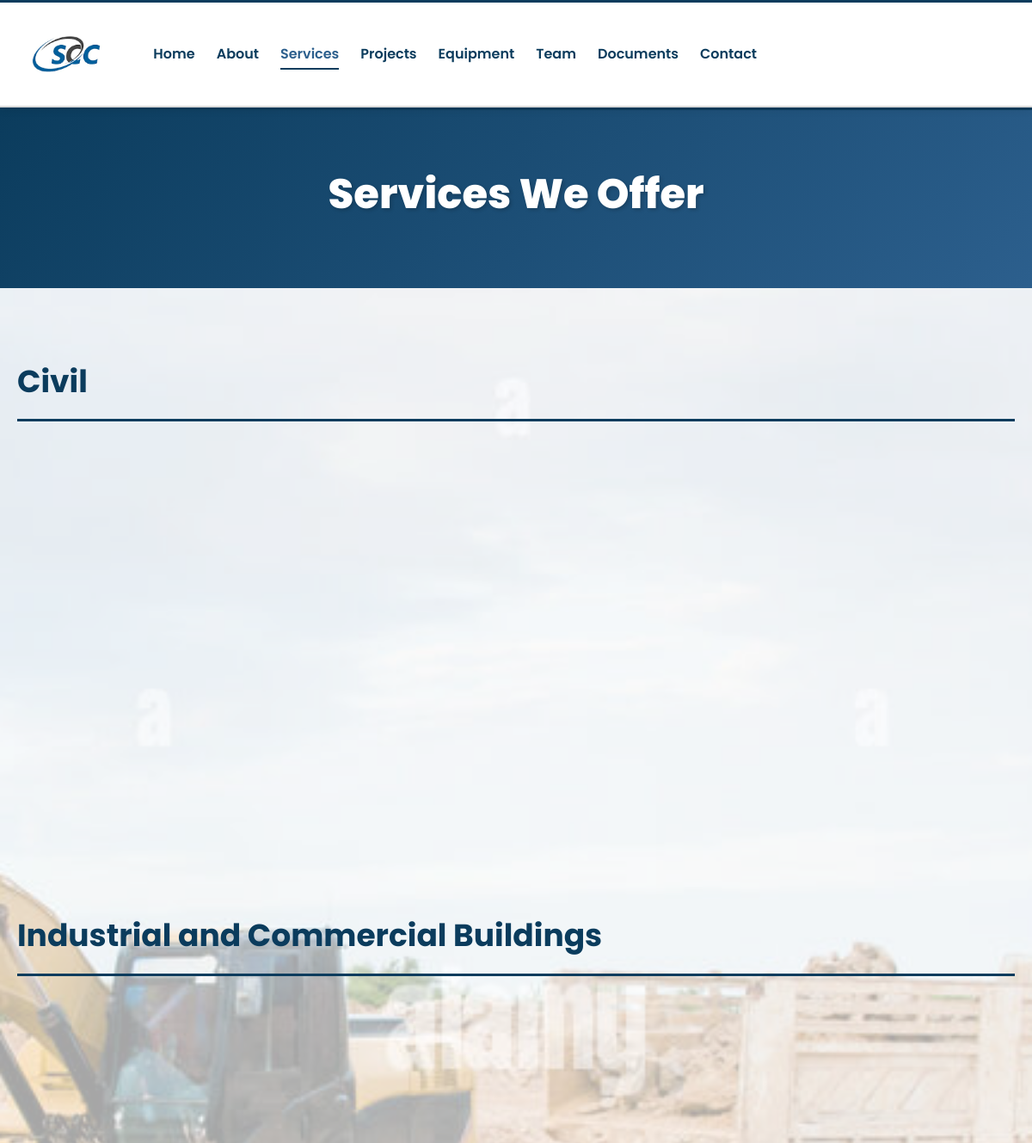
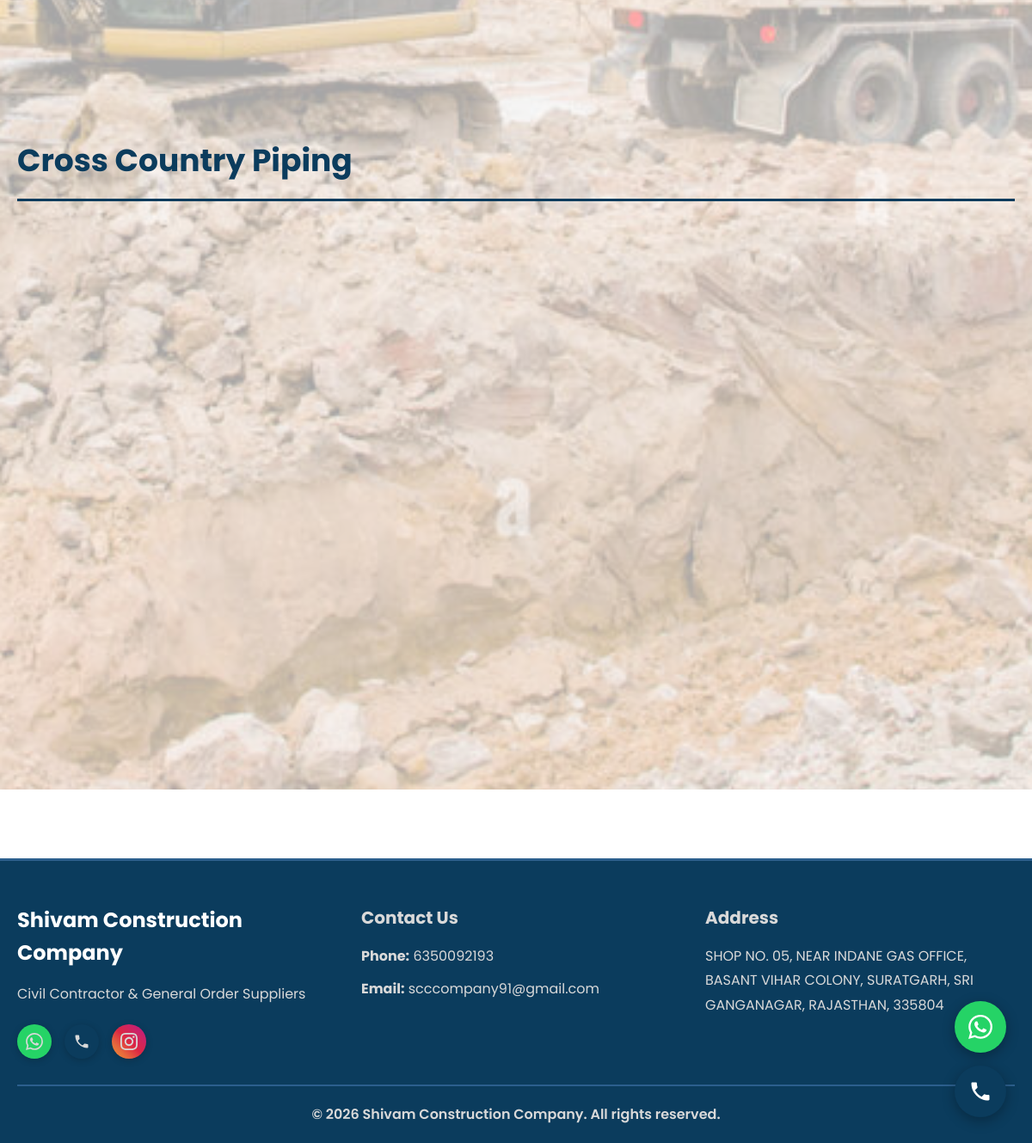
Page /services/ on the committed database (2 pictures, top to bottom).
### shivam/models.py (models this page shows, shortened)
class Service(models.Model):
    SERVICE_CATEGORIES = [
        ('industrial', 'Industrial and Commercial Buildings'),
        ('civil', 'Civil'),
        ('piping', 'Cross Country Piping'),
    ]
    category = models.CharField(max_length=50, choices=SERVICE_CATEGORIES)
    title = models.CharField(max_length=200)
    description = models.TextField()
    order = models.IntegerField(default=0)
    class Meta:
        ordering = ['category', 'order']
        verbose_name_plural = "Services"

class CompanyInfo(models.Model):
    name = models.CharField(max_length=200, default="Shivam Construction Company")
    tagline = models.CharField(max_length=300, default="Civil Contractor & General Order Suppliers")
    phone = models.CharField(max_length=20, default="6350092193")
    email = models.EmailField(default="scccompany91@gmail.com")
    address = models.TextField(default="SHOP NO. 05, NEAR INDANE GAS OFFICE, BASANT VIHAR COLONY, SURATGARH, SRI GANGANAGAR, RAJASTHAN, 335804")
    vision = models.TextField(blank=True)
    quality_policy = models.TextField(blank=True)
    introduction = models.TextField(blank=True)
    logo = models.ImageField(upload_to='company/', blank=True, null=True)
    hero_image = models.ImageField(upload_to='company/', blank=True, null=True)
    instagram_url = models.URLField(blank=True, default="https://www.instagram.com/shivamconstruction")
    services_bg = models.ImageField(upload_to='company/backgrounds/', blank=True, null=True, verbose_name="Services Page Background")
    projects_bg = models.ImageField(upload_to='company/backgrounds/', blank=True, null=True, verbose_name="Projects Page Background")
    equipment_bg = models.ImageField(upload_to='company/backgrounds/', blank=True, null=True, verbose_name="Equipment Page Background")
    vision_bg = models.ImageField(upload_to='company/backgrounds/', blank=True, null=True, verbose_name="Vision Section Background")
    quality_bg = models.ImageField(upload_to='company/backgrounds/', blank=True, null=True, verbose_name="Quality Section Background")
    team_bg = models.ImageField(upload_to='company/backgrounds/', blank=True, null=True, verbose_name="Team Page Background")
    contact_bg = models.ImageField(upload_to='company/backgrounds/', blank=True, null=True, verbose_name="Contact Page Background")
    class Meta:
        verbose_name_plural = "Company Information"

### shivam/views.py (the view)
# urls.py: path('services/', views.services, name='services'),
def services(request):
    services = Service.objects.all()
    company = CompanyInfo.objects.first()
    service_images = CompanyImage.objects.filter(image_type='service')
    services_by_category = {}
    for service in services:
        category = service.get_category_display()
        if category not in services_by_category:
            services_by_category[category] = []
        services_by_category[category].append(service)
    context = {
        'services_by_category': services_by_category,
        'company': company,
        'service_images': service_images,
    }
    return render(request, 'shivam/services.html', context)

### templates/shivam/services.html (shortened to what this page needs)
{% extends 'shivam/base.html' %}
{% load static %}
{% block content %}
<section class="page-header">
    <div class="container">
        <h1>Services We Offer</h1>
    </div>
</section>
<section class="section services-section page-background" {% if company.services_bg %}style="background-image: url('{{ company.services_bg.url }}');"{% elif company.hero_image %}style="background-image: url('{{ company.hero_image.url }}');"{% else %}style="background-image: url('{% static "images/services-bg.jpg" %}');"{% endif %}>
    <div class="background-overlay"></div>
    <div class="container">
        {% for category, services_list in services_by_category.items %}
        <div class="service-category">
            <h2 class="category-title">{{ category }}</h2>
            <div class="services-grid">
            </div>
        </div>
        {% endfor %}
    </div>
</section>
{% endblock %}

### templates/shivam/base.html (shortened to what this page needs)
{% load static %}
<!DOCTYPE html>
<html lang="en">
<head>
    <link rel="stylesheet" href="{% static 'css/style.css' %}">
</head>
<body>
    <nav class="navbar">
        <div class="container">
            <div class="nav-wrapper">
                <div class="logo">
                    {% if company.logo %}
                        <img src="{{ company.logo.url }}" alt="SCC Logo" class="logo-image">
                    {% else %}
                        <img src="{% static 'images/images.png' %}" alt="SCC Logo" class="logo-image" onerror="this.style.display='none'; this.nextElementSibling.style.display='flex';">
                    {% endif %}
                </div>
                <div class="nav-links">
                    <a href="{% url 'home' %}" class="{% if request.resolver_match.url_name == 'home' %}active{% endif %}">Home</a>
                    <a href="{% url 'about' %}" class="{% if request.resolver_match.url_name == 'about' %}active{% endif %}">About</a>
                    <a href="{% url 'services' %}" class="{% if request.resolver_match.url_name == 'services' %}active{% endif %}">Services</a>
                    <a href="{% url 'projects' %}" class="{% if request.resolver_match.url_name == 'projects' %}active{% endif %}">Projects</a>
                    <a href="{% url 'equipment' %}" class="{% if request.resolver_match.url_name == 'equipment' %}active{% endif %}">Equipment</a>
                    <a href="{% url 'team' %}" class="{% if request.resolver_match.url_name == 'team' %}active{% endif %}">Team</a>
                    <a href="{% url 'documents' %}" class="{% if request.resolver_match.url_name == 'documents' %}active{% endif %}">Documents</a>
                    <a href="{% url 'contact' %}" class="{% if request.resolver_match.url_name == 'contact' %}active{% endif %}">Contact</a>
                </div>
            </div>
        </div>
    </nav>
    <main>
        {% block content %}{% endblock %}
    </main>
    <div class="floating-contact">
        <a href="https://wa.me/91{{ company.phone|default:'6350092193' }}" target="_blank" class="floating-btn whatsapp-btn" title="WhatsApp">
        </a>
        <a href="tel:{{ company.phone|default:'6350092193' }}" class="floating-btn call-btn" title="Call Us">
        </a>
    </div>
    <footer class="footer">
        <div class="container">
            <div class="footer-content">
                <div class="footer-section">
                    <h3>Shivam Construction Company</h3>
                    <p>{{ company.tagline|default:"Civil Contractor & General Order Suppliers" }}</p>
                    <div class="social-links">
                        <a href="https://wa.me/91{{ company.phone|default:'6350092193' }}" target="_blank" class="social-icon whatsapp" title="WhatsApp">
                        </a>
                        <a href="tel:{{ company.phone|default:'6350092193' }}" class="social-icon phone" title="Call Us">
                        </a>
                        <a href="{{ company.instagram_url|default:'https://www.instagram.com/shivamconstruction' }}" target="_blank" class="social-icon instagram" title="Instagram">
                        </a>
                    </div>
                </div>
                <div class="footer-section">
                    <h4>Contact Us</h4>
                    <p><strong>Phone:</strong> <a href="tel:{{ company.phone|default:'6350092193' }}">{{ company.phone|default:"6350092193" }}</a></p>
                    <p><strong>Email:</strong> <a href="mailto:{{ company.email|default:'scccompany91@gmail.com' }}">{{ company.email|default:"scccompany91@gmail.com" }}</a></p>
                </div>
                <div class="footer-section">
                    <h4>Address</h4>
                    <p>{{ company.address|default:"SHOP NO. 05, NEAR INDANE GAS OFFICE, BASANT VIHAR COLONY, SURATGARH, SRI GANGANAGAR, RAJASTHAN, 335804" }}</p>
                </div>
            </div>
            <div class="footer-bottom">
                <p>&copy; {% now "Y" %} Shivam Construction Company. All rights reserved.</p>
            </div>
        </div>
    </footer>
</body>
</html>

### rows in the picture
Service: category "Civil"
Service: category "Industrial and Commercial Buildings"
Service: category "Cross Country Piping"
CompanyInfo: tagline "Civil Contractor & General Order Suppliers", phone "6350092193", email "scccompany91@gmail.com", address "SHOP NO. 05, NEAR INDANE GAS OFFICE, BASANT VIHAR COLONY, SURATGARH, SRI GANGANAGAR, RAJASTHAN, 335804"
